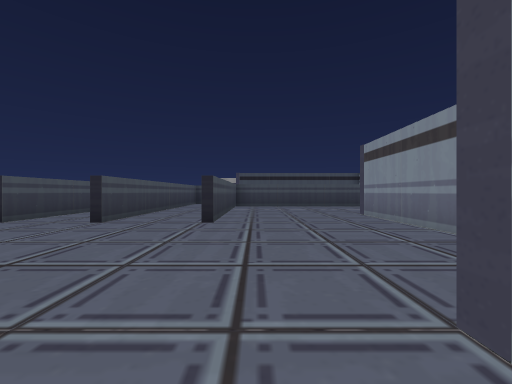
view 1 (above)

16 first-person views from a walk through a scene from a Unity 3-D project. The camera is 1.3 m above the floor, looks level and sees 90° across. The floor is counted in squares, 2 m on a side. Each view is taken from the middle of a square. On the plan, view 1 faces up. The plan holds only what a view shows up to about 9 squares ahead; the rest is blank. The place goes on beyond the plan. The player character is not drawn. Some surface patterns are stand-ins.

view 2
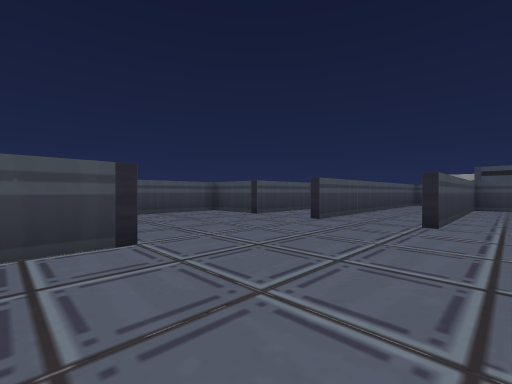

view 3
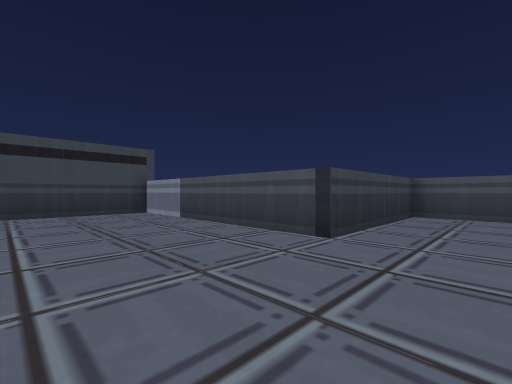

view 4
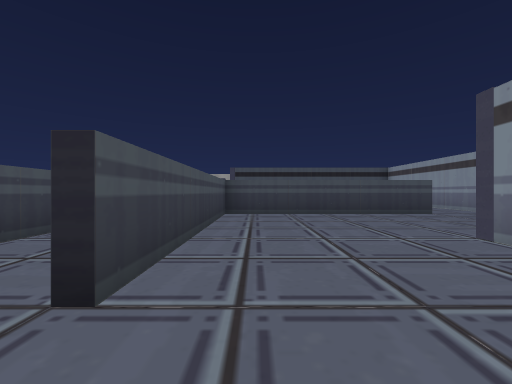

view 5
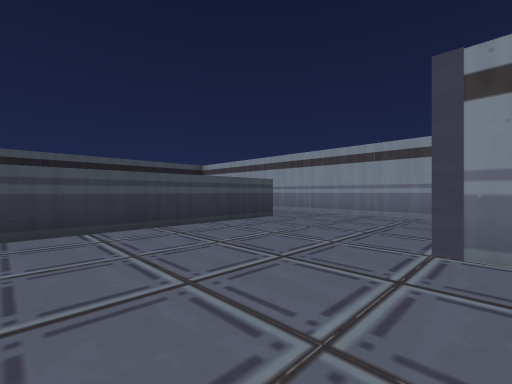

view 6
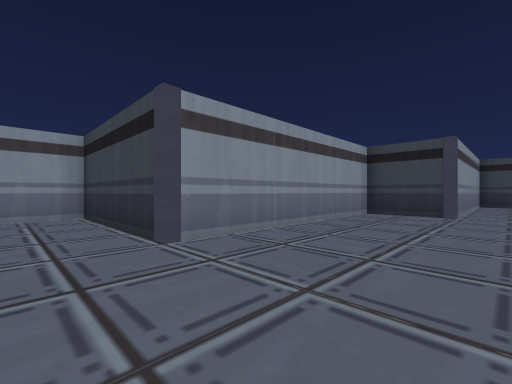

view 7
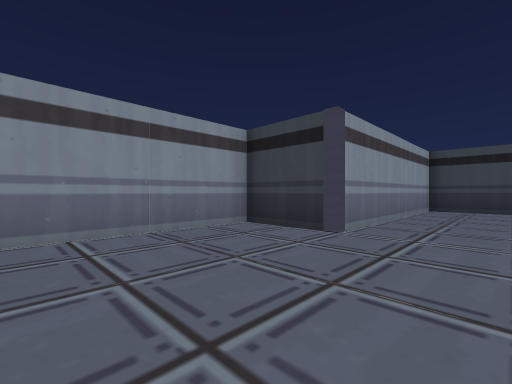

view 8
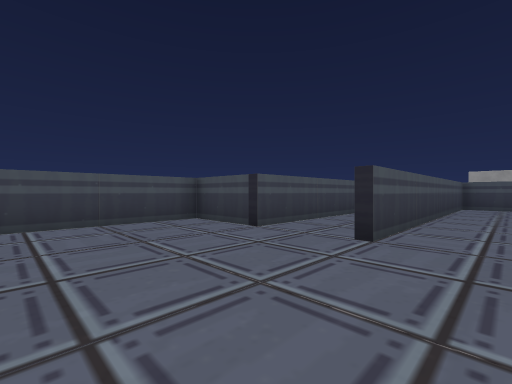

view 9
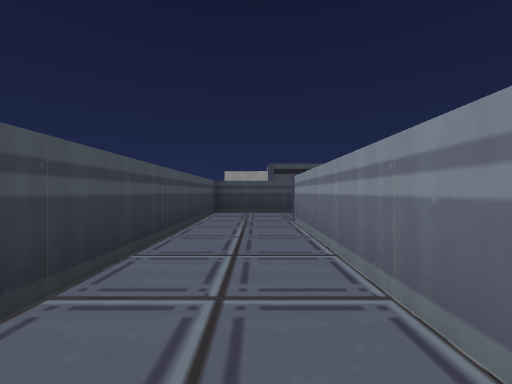

view 10
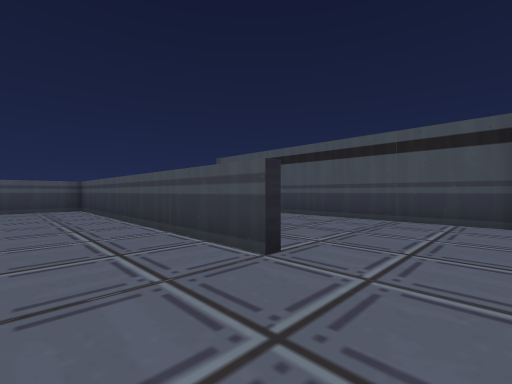

view 11
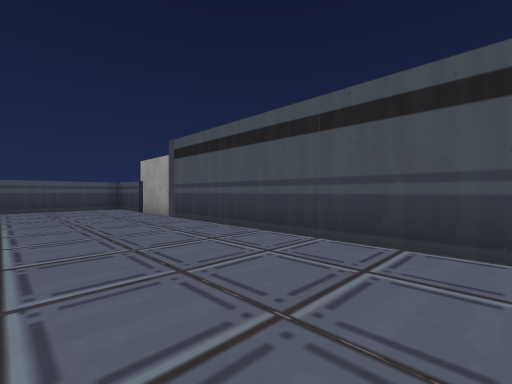

view 12
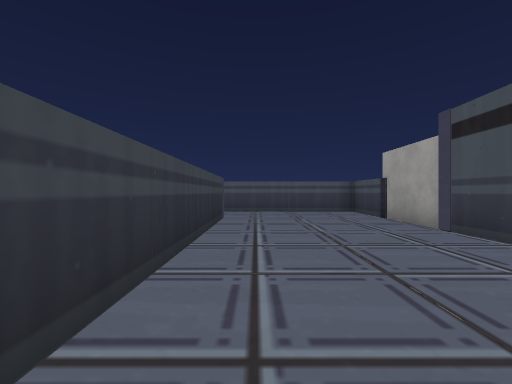

view 13
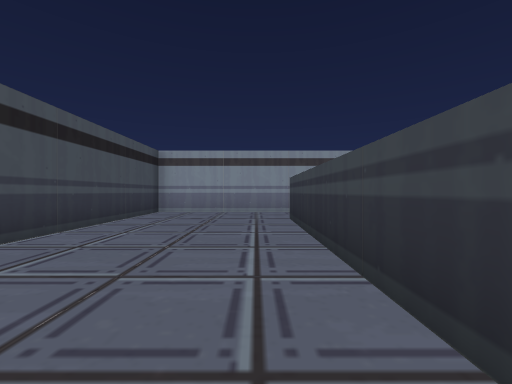

view 14
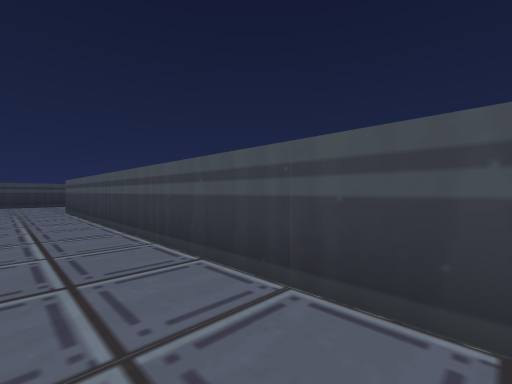

view 15
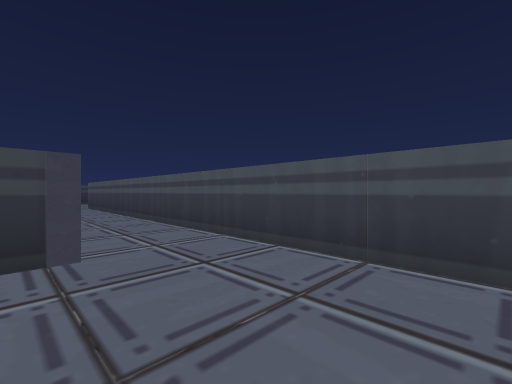

view 16
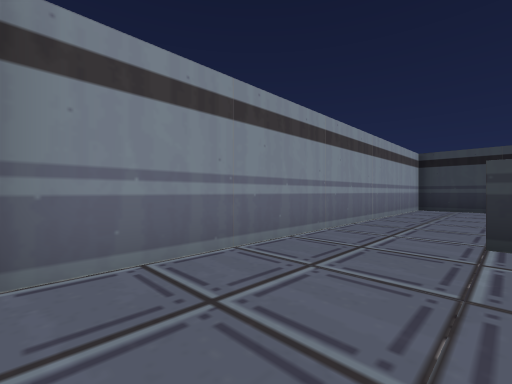

### Floor plan
Points are (right, up) in squares from view 1. A wall is a line through its corners. A room is listed if a view was taken in it or the views show most of it. See-through windows are left out.
Room 1 (views 1, 2, 3, 4, 5, 6, 7, 8, 10)
walls: (-5.4, 5.4) (-7.5, 5.4) (-7.5, 1.2) (-3.3, 1.2) (-3.3, -5.2) (1, -5.2) (1, 1.2) (3.1, 1.2) (3.1, 7.6) (7.3, 7.6) (7.3, 12.5); (5.3, 11.6) (-0.9, 11.6) (-0.9, 5.4)
ways out: opening at (-2, 5) to room 2; opening at (6.5, 12) to room 2; opening at (-4.5, 6) to room 3
Room 2 (view 9)
walls: (5.3, 13.9) (-3.3, 13.9) (-3.3, 5.4); (7.3, 12.5) (7.3, 13.5); (-1.2, 6.7) (-1.2, 11.7)
ways out: opening at (-2, 5) to room 1; opening at (6.5, 12) to room 1; opening at (6.5, 14) to room 3
Room 3 (views 11, 12, 13, 14, 15, 16)
walls: (-3.6, 14.2) (5.3, 14.2); (7.3, 13.5) (7.3, 18.2) (-5.4, 18.2) (-5.4, 5.4)
ways out: opening at (-4.5, 6) to room 1; opening at (6.5, 14) to room 2

Where each view was taken, in squares from view 1:
view 1: 0 up, 0 right, facing up
view 2: 0 up, 0 right, facing up-left
view 3: 3 up, 0 right, facing down-left
view 4: 4 up, 0 right, facing up
view 5: 7 up, 0 right, facing up-right
view 6: 9 up, 0 right, facing down-right
view 7: 5 up, 1 left, facing down-right
view 8: 2 up, 2 left, facing up-left
view 9: 6 up, 2 left, facing up
view 10: 12 up, 7 right, facing up-left
view 11: 15 up, 5 right, facing up-left
view 12: 15 up, 3 right, facing left
view 13: 15 up, 1 left, facing right
view 14: 15 up, 4 left, facing down-left
view 15: 17 up, 3 left, facing down-left
view 16: 18 up, 5 right, facing down-right
